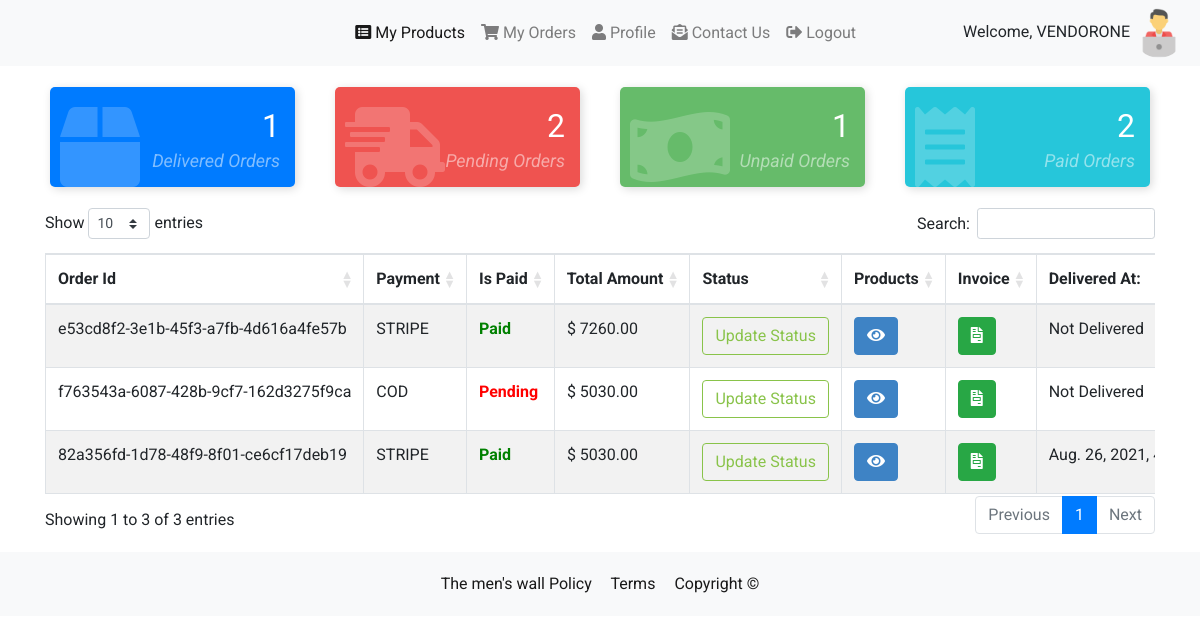
Page /orders/sellerOrders/ (signed in) on the earlier database version.
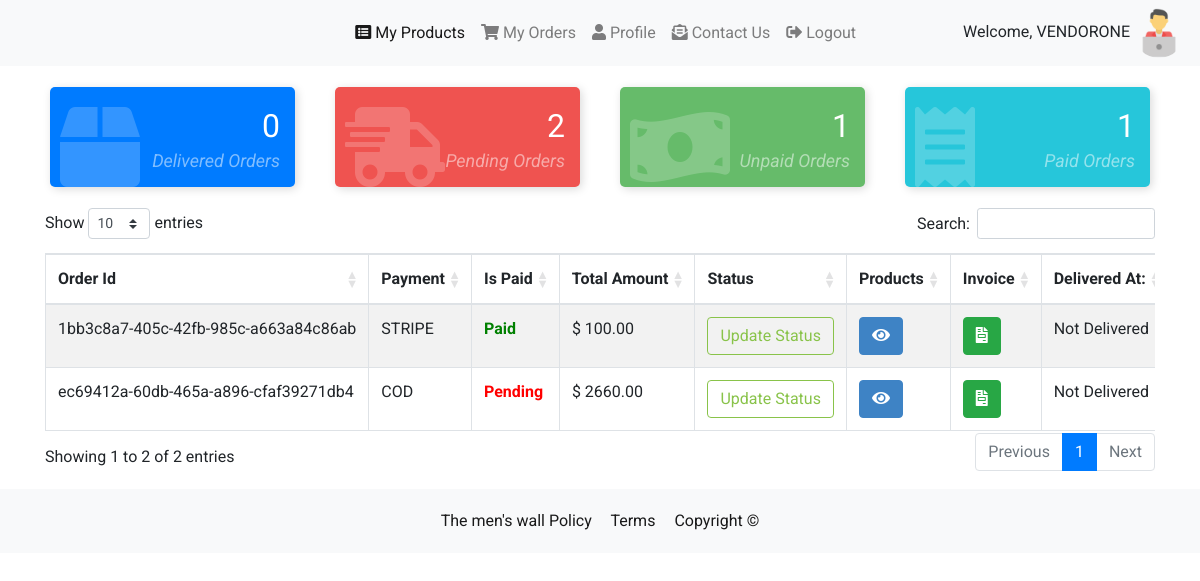
Same page on the later database version.
### users/models.py (models this page shows, shortened)
class CustomeUser(AbstractUser):
	role_list = [
		('buyer', 'buyer'),
		('seller', 'seller')
	]
	role = models.CharField(max_length=10, choices=role_list,null=True,blank=True,default='buyer')
	contact_no = models.CharField(null=True,blank=True,max_length=20,default="")
	fullname = models.CharField(max_length=100,default="",null=True,blank=True)

class Profile(models.Model):
	user = models.OneToOneField(CustomeUser, on_delete=models.CASCADE)
	image = models.ImageField(default='default.png', upload_to='profile_pics')
	slug = AutoSlugField(populate_from='user')
	bio = models.CharField(max_length=255, blank=True)
	friends = models.ManyToManyField("Profile", blank=True)

### orders/models.py (models this page shows, shortened)
class Order(models.Model):
    status_type = [
        (
            'Placed','Placed'
        ),
        (
            'Packed','Packed'
        ),
        (
            'Shipped','Shipped'
        ),
        (
            'Delivered','Delivered'
        )
    ]
    user = models.ForeignKey(CustomeUser, on_delete=models.CASCADE, null=True)
    paymentMethod = models.CharField(max_length=200, null=True, blank=True)
    totalPrice = models.DecimalField(
        max_digits=20, decimal_places=2, null=True, blank=True)
    amountPaid = models.DecimalField(
        max_digits=20, decimal_places=2, null=True, blank=True)
    isPaid = models.BooleanField(default=False)
    paidAt = models.DateTimeField(auto_now_add=False, null=True, blank=True)
    deliveredAt = models.DateTimeField(
        auto_now_add=False, null=True, blank=True)
    createdAt = models.DateTimeField(auto_now_add=True)
    id = models.AutoField(primary_key=True, editable=False)
    status = models.CharField(choices=status_type,null=True,blank=True,max_length=50)
    uuid = models.UUIDField(default=uuid.uuid4, unique=True, db_index=True, editable=False)

### orders/views.py (the view)
# urls.py: path('sellerOrders/',sellerOrders,name="sellerOrders"),
def sellerOrders(request):
    if request.user.is_authenticated:
        if request.user.role == 'seller':
            seller_orders = OrderItem.objects.filter(product__seller=request.user).values_list('order__id').distinct().order_by(
                '-order__createdAt'
            )
            totalDeliveredOrders =[]
            totalPendigOrders = []
            totalPaidOrders = []
            totalUnPaidOrders = []
            totalOrders = []
            for order_id in seller_orders:
                order = Order.objects.get(pk=order_id[0])
                totalOrders.append(order)
                if order.status == 'Delivered':
                    totalDeliveredOrders.append(order)
                else:
                    totalPendigOrders.append(order)
                if order.isPaid:
                    totalPaidOrders.append(order)
                else:
                    totalUnPaidOrders.append(order)
            return render(request, 'products/sellerOrders.html', {
                'totalDeliveredOrders': len(totalDeliveredOrders),
                'totalPendigOrders': len(totalPendigOrders),
                'totalPaidOrders': len(totalPaidOrders),
                'totalUnPaidOrders': len(totalUnPaidOrders),
                "totalOrders": totalOrders
            })
    else:
        return redirect('home')

### feed/views.py (called while the page is built)
def CountNotifications(request):
	count_notifications = 0
	if request.user.is_authenticated:
		count_notifications = Notification.objects.filter(user=request.user, is_seen=False).count()
	return {'count_notifications':count_notifications}

def GetProfile(request):
	you = ''
	if request.user.is_authenticated:
		p = request.user.profile
		you = p.user
	return {'profile':you}

### templates/products/sellerOrders.html (shortened to what this page needs)
{% extends "products/ecommBase.html" %}
{% load static %}
{% block style %}
<link rel="stylesheet" href="https://cdnjs.cloudflare.com/ajax/libs/twitter-bootstrap/4.5.2/css/bootstrap.css">
<link rel="stylesheet" href="https://cdn.datatables.net/1.10.25/css/dataTables.bootstrap4.min.css">
<link rel="stylesheet" href="https://cdn.datatables.net/responsive/2.2.9/css/responsive.bootstrap4.min.css">
    <link href="https://cdnjs.cloudflare.com/ajax/libs/font-awesome/5.13.0/css/all.min.css" rel="stylesheet">
{% endblock %}
{% block content %}
<div class="container mt-3">
  <div class="row">
    <div class="col-md-3">
      <div class="card-counter primary">
        <i class="fas fa-box"></i>
        <span class="count-numbers">{{ totalDeliveredOrders }}</span>
        <span class="count-name">Delivered Orders</span>
      </div>
    </div>
    <div class="col-md-3">
      <div class="card-counter danger">
        <i class="fas fa-shipping-fast"></i>
        <span class="count-numbers">{{ totalPendigOrders }}</span>
        <span class="count-name">Pending Orders</span>
      </div>
    </div>
    <div class="col-md-3">
      <div class="card-counter success">
        <i class="fas fa-money-bill-wave"></i>
        <span class="count-numbers">{{ totalUnPaidOrders }}</span>
        <span class="count-name">Unpaid Orders</span>
      </div>
    </div>
    <div class="col-md-3">
      <div class="card-counter info">
        <i class="fas fa-receipt"></i>
        <span class="count-numbers">{{ totalPaidOrders  }}</span>
        <span class="count-name"> Paid Orders</span>
      </div>
    </div>
  </div>
    <div class="myOrders my-3">
        <table id="myTable" class="table table-striped table-bordered dt-responsive nowrap" style="width:100%">
                 <thead>
                    <tr>
                        <th>Order Id</th>
                        <th>Payment</th>
                        <th>Is Paid</th>
                        <th>Total Amount</th>
                        <th>Status</th>
                        <th>Products</th>
                        <th>Invoice</th>
                        <th>Delivered At:</th>
                    </tr>
                </thead>
                <tbody>
                {% for order in totalOrders %}
                    <tr>
                         <td id="orderId_{{ order.pk }}">{{ order.uuid }}</td>
                        <td>{{ order.paymentMethod | upper}}</td>
                        <td>{% if order.isPaid %}<span style="color: green;font-weight: bold">Paid</span>{% else %}<span style="color: red;font-weight: bold">Pending</span> {% endif %}</td>
                        <td id="total_price_{{ order.pk }}">$ {{ order.totalPrice }}</td>
                        <td><button class="btn btn-outline-dark updateStatus" id="updateStatus_{{ order.pk }}" data-placement="bottom" title="Update Order Status">Update Status</button></td>
                        <td><button class="btn btn-dark displayProducts" id="displayProducts_{{ order.pk }}" data-placement="bottom" title="Display Order Products"><i class="fas fa-eye"></i></button></td>
                        <td><a class="btn btn-success" href="{% url 'invoice' order.pk %}?access=read" data-placement="bottom" title="Get Invoice"><i class="fas fa-file-invoice"></i></a></td>
                        <td>{% if order.deliveredAt %}{{ order.deliveredAt }} {% else %} Not Delivered {% endif %}</td>
                    </tr>
                {% endfor %}
                </tbody>
        </table>
    </div>
</div>
{% endblock %}

### templates/products/ecommBase.html (shortened to what this page needs)
{% load static %}
<!DOCTYPE html>
<html lang="en">
<head>
    <link href="https://cdnjs.cloudflare.com/ajax/libs/font-awesome/5.13.0/css/all.min.css" rel="stylesheet">
    <link rel="stylesheet" href="https://cdn.jsdelivr.net/npm/bootstrap@4.5.3/dist/css/bootstrap.min.css">
    {% block style %}
    {% endblock %}
</head>
<body>
<nav class="navbar navbar-expand-md bg-light navbar-light">
  <a class="navbar-brand" href="{% url 'home' %}" style="width:27%">
       </a>
  <div class="collapse navbar-collapse" id="collapsibleNavbar">
    <ul class="navbar-nav">
      {% if user.role == "seller" %}
      <li class="nav-item">
        <a class="nav-link active" href="{% url 'sellerDash' %}" ><i class="fa fa-list-alt" aria-hidden="true"></i>&nbsp;My Products</a>
      </li>
      <li class="nav-item">
        <a class="nav-link" href="{% url 'sellerOrders' %}"><i class="fa fa-shopping-cart" aria-hidden="true"></i>&nbsp;My Orders</a>
      </li>
    <li class="nav-item ">
        <a class="nav-link" href="{% url 'profile' %}"><i class="fa fa-user" aria-hidden="true"></i>&nbsp;Profile</a>
      </li>
        {% endif  %}
     <li class="nav-item">
        <a class="nav-link  {% if '/contactus/' == request.path %}active{% endif %}" href="{% url 'contactus' %}"><i class="fas fa-envelope-open-text" aria-hidden="true"></i>&nbsp;Contact Us</a>
      </li>
        <li class="nav-item">
        <a class="nav-link " href="{% url 'logout' %}">{% if '/orders/myOrders/' == request.path %}<i class="fas fa-sign-out-alt"></i>{% else %}<i class="fas fa-sign-out-alt" aria-hidden="true"></i>{% endif %}&nbsp;Logout</a>
      </li>
    </ul>
  </div>
     <div class="user-img">
               <span>Welcome,</span>
                <span>{{ profile.profile.user.username }}</span>
                <img src="{{ profile.profile.image.url }}" alt="" style="vertical-align: middle;
                    width: 50px;
                    height: 50px;
                    border-radius: 50%;">
            </div>
</nav>
    {% block content %}
    {% endblock content %}
    <div class="bottombar">
        <div class="container">
            <div class="row">
                <div class="col-md-12">
                    <div class="bottom_footer">
                        <span class="copyright"><a target="_blank" href="#">The men's wall</a></span>
                        <span class="terms">
                            <a class="copyright" target="_blank" href="{% url 'privacy_policy' %}"
                               style="margin-right: 15px">Policy</a>
                            <a class="copyright" target="_blank" href="{% url 'terms_condition' %}"
                               style="margin-right: 15px">Terms</a>
                            <a class="copyright" target="_blank" href="#">Copyright <span>©</span></a>
                        </span>
                    </div>
                </div>
            </div>
        </div>
    </div>
</body>
</html>

### templates/products/ecommBase.html (style rules this page uses)
body { font-family: 'Roboto', sans-serif !important; }
.bottombar { background-color: #f8f9fa; padding: 20px; text-align: center; }
.bottom_footer a { color: rgba(0,0,0,.9); font-size: 16px; }

### templates/products/sellerOrders.html (style rules this page uses)
.card-counter { box-shadow: 2px 2px 10px #DADADA; margin: 5px; padding: 20px 10px; background-color: #fff; height: 100px; border-radius: 5px; transition: .3s linear all; }
.card-counter.primary { background-color: #007bff; color: #FFF; }
.card-counter.danger { background-color: #ef5350; color: #FFF; }
.card-counter.success { background-color: #66bb6a; color: #FFF; }
.card-counter.info { background-color: #26c6da; color: #FFF; }
.card-counter i { font-size: 5em; opacity: 0.2; }
.card-counter .count-numbers { position: absolute; right: 35px; top: 20px; font-size: 32px; display: block; }
.card-counter .count-name { position: absolute; right: 35px; top: 65px; font-style: italic; text-transform: capitalize; opacity: 0.5; display: block; font-size: 18px; }
.btn-dark { color: #fff; background-color: #3E83C5 !important; border-color: #3E83C5 !important; }
.btn-outline-dark { color: #89C34A; border-color: #89C34A !important; }

Differences in the rows shown:
removed Order: uuid "e53cd8f2-3e1b-45f3-a7fb-4d616a4fe57b", paymentMethod "STRIPE", isPaid "Paid", totalPrice "7260.00", shows "Not Delivered"
removed Order: uuid "f763543a-6087-428b-9cf7-162d3275f9ca", paymentMethod "COD", isPaid "Pending", totalPrice "5030.00", shows "Not Delivered"
removed Order: uuid "82a356fd-1d78-48f9-8f01-ce6cf17deb19", paymentMethod "STRIPE", isPaid "Paid", totalPrice "5030.00", deliveredAt "Aug. 26, 2021,…"
added Order: uuid "1bb3c8a7-405c-42fb-985c-a663a84c86ab", paymentMethod "STRIPE", isPaid "Paid", totalPrice "100.00", shows "Not Delivered"
added Order: uuid "ec69412a-60db-465a-a896-cfaf39271db4", paymentMethod "COD", isPaid "Pending", totalPrice "2660.00", shows "Not Delivered"
Other differences:
{{ totalDeliveredOrders }}: "1" → "0"
{{ totalPaidOrders }}: "2" → "1"
text written by a page script: "Show entries Search: Showing 1 to 3 of 3 entries Previous 1 Next" → "Show entries Search: Showing 1 to 2 of 2 entries Previous 1 Next"
